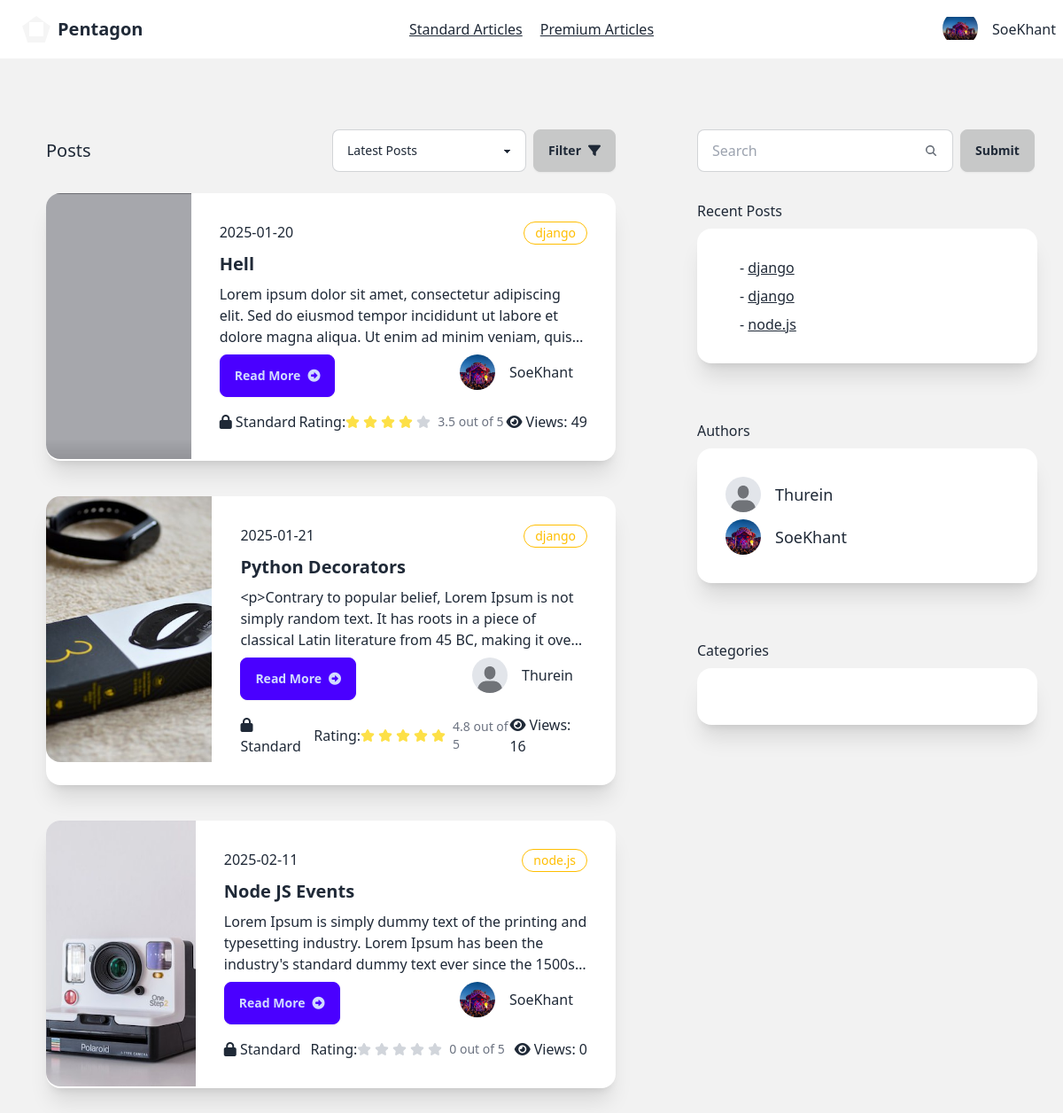
The app's page /reader/standard-posts/ (signed in) with its own data.
### account/models.py (models this page shows, shortened)
class AccountStatus(models.Model):
    is_verified=models.BooleanField(default=False)
    profile=models.ImageField(max_length=100, blank=True,default="account/default.jpeg",null=True,upload_to="media/account")
    user=models.ForeignKey(User, on_delete=models.CASCADE,related_name="account_status")
    rank=models.CharField(max_length=20,blank=True, default="Silver")
    created_at=models.DateTimeField(auto_now=True)

### writer/models.py (models this page shows, shortened)
class Article(models.Model):
    CATEGORY_CHOICES = [
        ('flutter', 'Flutter'),
        ('react-native', 'React Native'),
        ('node.js', 'Node.JS'),
        ('spring-boot','Spring Boot'),
        ('laravel','Laravel'),
        ('django',"Django"),
        ('aws',"AWS"),
        ('web-development','Web Development'),
        ('mobile-development','Mobile Development'),
        ('cloud','Cloud Architect')
    ]
    title=models.CharField(max_length=100)
    content=models.TextField(
        validators=[
            MinLengthValidator(40, message="Content must be at least 40 characters long.")
        ]
    )
    author=models.ForeignKey(User, on_delete=models.CASCADE)
    view_count = models.PositiveIntegerField(default=0)
    posted_at=models.DateTimeField(auto_now_add=True)
    is_premium=models.BooleanField(default=False)
    is_standard=models.BooleanField(default=False)
    photo=models.ImageField(default='article/default.jpeg', blank=True, null=True,upload_to="article/")
    category = models.CharField(
        max_length=20,
        choices=CATEGORY_CHOICES,
        default='web-development',
        blank=False,
        null=False
    )
    def get_rating(self):
        reviews = self.article_review.all()
        if reviews:
            total_rating = sum(review.rating for review in reviews)
            return total_rating / len(reviews)
        else:
            return 0
    def get_author_name(self):
        return self.author.username
    def get_account_status(self):
        try:
            return self.author.account_status.first()
        except AccountStatus.DoesNotExist:
            return None

class ArticleReview(models.Model):
    article=models.ForeignKey(Article, on_delete=models.CASCADE,related_name="article_review")
    user=models.ForeignKey(User, on_delete=models.CASCADE, related_name="article_reviewer")
    comment=models.TextField(blank=True, null=True)
    rating=models.FloatField(default=0,blank=True, null=True)
    posted_at=models.DateTimeField(auto_now_add=True)

### reader/views.py (the view)
# urls.py: path('standard-posts/',views.standard_posts,name="standard-posts"),
@login_required(login_url="sign-in")
def standard_posts(request):
    try:
        sub_user=Subscription.objects.get(user=request.user,is_active=True)
    except Subscription.DoesNotExist:
        return redirect("subscription-locked")
    if sub_user.subscription_plan == 'Premium' or 'Standard':
        articles=Article.objects.filter(is_standard=True)
        article_standard_authors=Article.objects.filter(is_standard=True).values('author').distinct()
        article_authors=User.objects.filter(id__in=article_standard_authors)
        accounts=AccountStatus.objects.filter(user__in=article_authors)
        context={
            "articles":articles,
            "accounts":accounts,
            "account_status":get_account_status(request)
        }
        return render(request, "reader/standard-posts.html", context)
    else:
        return redirect("subscription-locked")

### reader/views.py (called while the page is built)
def get_account_status(request):
    account_status = AccountStatus.objects.get(user=request.user)
    return account_status

### reader/templates/reader/standard-posts.html (shortened to what this page needs)
{% extends "reader/base.html" %}
{% block content %}
<div class=" bg-base-200 min-h-screen flex w-100">
  <div class="grid grid-cols-8 gap-2 ">
      <div class="col-start-1 col-span-5 mt-12 mx-5">
          <div class="card">
              <div class="card-body">
                 <div class="flex justify-between items-center">
                  <p class="text-xl">Posts</p>
                  <div class="flex w-80">
                    <select id="postFilter" class="select select-bordered w-full max-w-xs ">
                      <option  selected>Latest Posts</option>
                    </select>
                    <button id="applyFilterBtn" class="btn btn-active ml-2">Filter <i class="fa-solid fa-filter"></i></button>
                  </div>
                 </div>
                  {% for article in articles %}
        <div class="card card-side bg-base-100 shadow-xl my-4">
          <figure class="w-11/12 h-5/6">
              <img
                style="min-height:300px;"
                src="{{article.photo.url}}"
                alt="Movie" />
            </figure>
          <div class="card-body">
            <div class="flex">
              <p>{{article.posted_at|date:'Y-m-d'}}</p>
              <div class="badge badge-warning badge-outline p-3">{{article.category}}</div>
            </div>
            <h2 class="card-title font-bold">{{article.title}}</h2>
            <p class="line-clamp-3">{{article.content|truncatewords:30}}</p>
            <div class="card-actions justify-between">
              <a href="{% url 'post-detail' article.id %}" class="btn btn-primary"> Read More<i class="fa-solid fa-circle-right"></i></a>
              <div>
                  <div class="flex-row flex items-center">
                      <div class="avatar">
                          <div class="w-10 rounded-full">
                              <img
                              style="object-fit: cover;width:100%;height:100%"
                              alt="Tailwind CSS Navbar component"
                              src="{{article.get_account_status.profile.url}}" />
                          </div>
                        </div>
                        <h2 class="mx-4">{{article.get_author_name}}</h2>
                  </div>
              </div>
            </div>
            <div class="flex justify-between items-center mt-2">
              <div>
                  {% if article.is_premium %}
                  <i class="fa-solid fa-crown text-warning"></i>
                  Premium
                  {% elif article.is_standard %}
                  <i class="fa-solid fa-lock"></i>
                  Standard
                  {% else %}
                  <i class="fa-solid fa-lock-open"></i>
                  Free
                  {% endif %}
              </div>
              <div class="flex items-center">
                Rating:
                <div class="flex">
                </div>
                <div class="">
                  <p class="ms-1 text-sm font-medium text-gray-500 dark:text-gray-400">{{article.get_rating}} out of 5</p>
                </div>
              </div>
              <div class="">
                  <i class="fa-solid fa-eye mr-1"></i>Views:
                 {{article.view_count}}
              </div>
            </div>
          </div>
        </div>
        {% endfor %}
              </div>
          </div>
      </div>
      <div class="col-start-6 col-span-2 mt-20">
          <div class="flex-row">
            <div class="ml-8">
              <form action="" class="flex" method="get">
                <label class="input input-bordered flex items-center gap-2">
                  <input type="text" class="grow" name="search" placeholder="Search" />
                  <svg
                    xmlns="http://www.w3.org/2000/svg"
                    viewBox="0 0 16 16"
                    fill="currentColor"
                    class="h-4 w-4 opacity-70">
                    <path
                      fill-rule="evenodd"
                      d="M9.965 11.026a5 5 0 1 1 1.06-1.06l2.755 2.754a.75.75 0 1 1-1.06 1.06l-2.755-2.754ZM10.5 7a3.5 3.5 0 1 1-7 0 3.5 3.5 0 0 1 7 0Z"
                      clip-rule="evenodd" />
                  </svg>
                </label>
                <input type="submit" value="Submit" class="btn btn-active ml-2">
              </form>
            </div>
            <div class="card">
              <div class="card-body">
                  Recent Posts
                  <div class="card bg-base-100 w-96 shadow-xl">
                      <div class="card-body">
                         {% for article in articles %}
                         <div class="flex-row flex items-center">
                               <h2 class="mx-4">- <a href="" class="link">{{article.category}}</a></h2>
                         </div>
                         {% endfor %}
                      </div>
                    </div>
                </div>
              </div>
            <div class="card">
              <div class="card-body">
                  Authors
                  <div class="card bg-base-100 w-96 shadow-xl">
                      <div class="card-body">
                         {% for account in accounts %}
                         <div class="flex-row flex items-center">
                          <div class="avatar">
                              <div class="w-10 rounded-full">
                                <img src="{{account.profile.url}}" />
                              </div>
                            </div>
                               <h2 class="mx-4 text-lg">{{account.user.username}}</h2>
                         </div>
                         {% endfor %}
                      </div>
                    </div>
                </div>
              </div>
              <div class="card">
                <div class="card-body">
                    Categories
                    <div class="card bg-base-100 w-96 shadow-xl">
                        <div class="card-body">
                        </div>
                      </div>
                  </div>
                </div>
          </div>
          </div>
      </div>
</div>
{% endblock  %}

### reader/templates/reader/base.html (shortened to what this page needs)
{% load static %}
<!DOCTYPE html>
<html lang="en">
<head>
    <link href="https://cdn.jsdelivr.net/npm/daisyui@latest/dist/full.min.css" rel="stylesheet" type="text/css" />
    <link href="{% static 'fontawesomefree/css/fontawesome.css' %}" rel="stylesheet" type="text/css">
    <link href="{% static 'fontawesomefree/css/brands.css' %}" rel="stylesheet" type="text/css">
    <link href="{% static 'fontawesomefree/css/solid.css' %}" rel="stylesheet" type="text/css">
</head>
<body>
    <div class="navbar bg-base-100">
        <div class="navbar-start">
          <a href="{% url 'home' %}" class="btn btn-ghost text-xl"><div class="mask mask-pentagon w-8 h-8 border-8 border-neutral-100	"></div>Pentagon</a>
        </div>
        <div class="navbar-center gap-5">
            <a id="standard" href="{% url 'standard-posts' %}" class=" link ">Standard Articles</a>
            <a  href="{% url 'premium-posts' %}" class="link">Premium Articles</a>
          </div>
        <div class="navbar-end gap-3">
          {% if user.is_authenticated %}
          <div class="dropdown dropdown-end">
            <div tabindex="0" role="button" class="btn btn-ghost btn-circle avatar">
              <div class="w-10 rounded-full">
                <img
                  style="object-fit: contain;width:100%;height:100%"
                  alt="Tailwind CSS Navbar component"
                  src="{{account_status.profile.url}}" />
              </div>
            </div>
          </div>
          {{user}}
          {% else %}
          <a href="{% url 'sign-up' %}" class="btn">Sign Up</a>
          <a href="{% url 'sign-in' %}" class="btn">Sign In</a>
          {% endif %}
        </div>
       </div>
    {% block content %}
    {% endblock  %}
    <script src="https://cdn.tailwindcss.com"></script>
</body>
</html>

### records on screen
AccountStatus: profile (picture), user.username "SoeKhant"
Article: photo (picture), posted_at "2025-01-20", category "django", title "Hell", content "Lorem ipsum dolor sit amet, consectetur adipiscing elit. Sed do eiusmod tempor incididunt ut labore et dolore magna aliqua. Ut enim ad minim veniam,…", get_account_status.profile (picture), get_author_name "SoeKhant", is_premium False (drawn), get_rating "3.5", view_count "49"
Article: photo (picture), posted_at "2025-01-21", category "django", title "Python Decorators", content "<p>Contrary to popular belief, Lorem Ipsum is not simply random text. It has roots in a piece of classical Latin literature from 45 BC, making it…", get_account_status.profile (placeholder picture), get_author_name "Thurein", is_premium False (drawn), get_rating "4.8", view_count "16"
Article: photo (picture), posted_at "2025-02-11", category "node.js", title "Node JS Events", content "Lorem Ipsum is simply dummy text of the printing and typesetting industry. Lorem Ipsum has been the industry's standard dummy text ever since the…", get_account_status.profile (picture), get_author_name "SoeKhant", is_premium False (drawn), get_rating "0", view_count "0"
AccountStatus: profile (placeholder picture), user.username "Thurein"

### other values on screen
{{ user }} "SoeKhant"
